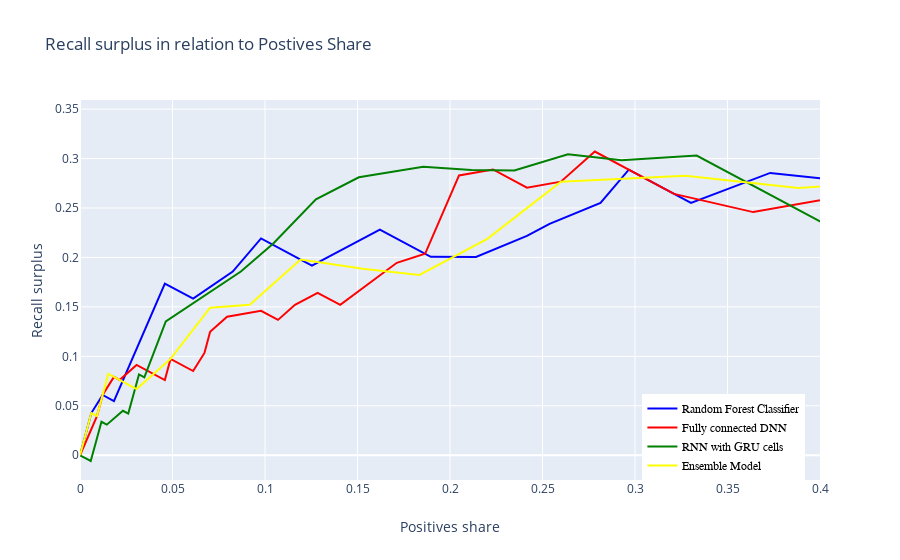

Notebook source saved alongside this figure:
### Code cell
trace0=go.Scatter(
            y=RF_pr_test.recall-RF_pr_test.positives_share,
            x=RF_pr_test.positives_share,
            mode='lines',
            marker=dict(
            color="blue",
            size=5,
            opacity=0.5
            ),
            name="Random Forest Classifier"
        )
    
    trace1=go.Scatter(
            y=DNN_test.recall-DNN_test.positives_share,
            x=DNN_test.positives_share,
            mode='lines',
            marker=dict(
            color="red",
            size=5,
            opacity=0.5
            ),
            name="Fully connected DNN"
        )
    
    trace2=go.Scatter(
            y=gru_pr_test.recall-gru_pr_test.positives_share,
            x=gru_pr_test.positives_share,
            mode='lines',
            marker=dict(
            color="green",
            size=5,
            opacity=0.5
            ),
            name="RNN with GRU cells"
        )

    trace3=go.Scatter(
            y=Ensemble_pr_test.recall-Ensemble_pr_test.positives_share,
            x=Ensemble_pr_test.positives_share,
            mode='lines',
            marker=dict(
            color="yellow",
            size=5,
            opacity=0.5
            ),
            name="Ensemble Model"
        )

    



    data=[trace0, trace1,trace2,trace3]
    figure=go.Figure(
        data=data,
        layout=go.Layout(
            title="Recall surplus in relation to Postives Share",
            yaxis=dict(title="Recall surplus"),
            xaxis=dict(title="Positives share", range=[0,0.4]),
            legend=dict(
                x=0.76,
                y=0,
                traceorder="normal",
                font=dict(
                    family="sans-serif",
                    size=12,
                    color="black"
                ),
            bgcolor=None


        )))
    iplot(figure)

### Figure 1 — Plotly figure (JSON) as saved in the notebook; plotly's stock layout.template omitted (floating-point values rounded to 4 significant figures)
{"data": [{"marker": {"color": "blue", "opacity": 0.5, "size": 5}, "mode": "lines", "name": "Random Forest Classifier", "type": "scatter", "x": [1, 1, 1, 1, 1, 1, 1, 1, 1, 1, 1, 1, 1, 1, 1, 1, 1, 1, 1, 1, 1, 1, 1, 1, 1, 1, 1, 1, 1, 1, 1, 1, 1, 1, 1, 1, 0.9939, 0.9113, 0.7095, 0.6453, 0.5657, 0.5321, 0.4893, 0.4404, 0.4312, 0.4037, 0.3731, 0.3303, 0.2966, 0.2813, 0.2538, 0.2416, 0.2141, 0.1896, 0.1621, 0.1498, 0.1254, 0.1193, 0.09786, 0.08257, 0.06116, 0.04587, 0.0367, 0.01835, 0.01223, 0.006116, 0.006116, 0.006116, 0.006116, 0.003058, 0.003058, 0, 0, 0, 0, 0, 0, 0, 0, 0, 0, 0, 0, 0, 0, 0, 0, 0, 0, 0, 0, 0, 0, 0, 0, 0, 0, 0, 0, 0], "y": [0, 0, 0, 0, 0, 0, 0, 0, 0, 0, 0, 0, 0, 0, 0, 0, 0, 0, 0, 0, 0, 0, 0, 0, 0, 0, 0, 0, 0, 0, 0, 0, 0, 0, 0, 0, 0.006116, 0.06429, 0.193, 0.2572, 0.2879, 0.2972, 0.34, 0.3157, 0.3249, 0.2793, 0.2854, 0.2551, 0.2887, 0.2552, 0.234, 0.2218, 0.2006, 0.2006, 0.2282, 0.216, 0.1917, 0.1978, 0.2192, 0.1857, 0.1584, 0.1736, 0.134, 0.05482, 0.06094, 0.04266, 0.04266, 0.04266, 0.04266, 0.02133, 0.02133, 0, 0, 0, 0, 0, 0, 0, 0, 0, 0, 0, 0, 0, 0, 0, 0, 0, 0, 0, 0, 0, 0, 0, 0, 0, 0, 0, 0, 0]}, {"marker": {"color": "red", "opacity": 0.5, "size": 5}, "mode": "lines", "name": "Fully connected DNN", "type": "scatter", "x": [1, 0.9908, 0.9817, 0.9602, 0.9174, 0.8532, 0.737, 0.6239, 0.5138, 0.4373, 0.3639, 0.3211, 0.2936, 0.2783, 0.2599, 0.2416, 0.2232, 0.2049, 0.1865, 0.1713, 0.1407, 0.1284, 0.1162, 0.107, 0.09786, 0.07951, 0.07034, 0.06728, 0.06116, 0.05505, 0.05199, 0.04893, 0.04587, 0.04281, 0.03058, 0.02141, 0.02141, 0.02141, 0.02141, 0.01835, 0.01223, 0.01223, 0.009174, 0, 0, 0, 0, 0, 0, 0, 0, 0, 0, 0, 0, 0, 0, 0, 0, 0, 0, 0, 0, 0, 0, 0, 0, 0, 0, 0, 0, 0, 0, 0, 0, 0, 0, 0, 0, 0, 0, 0, 0, 0, 0, 0, 0, 0, 0, 0, 0, 0, 0, 0, 0, 0, 0, 0, 0, 0], "y": [0, 0.009174, 0.01835, 0.03976, 0.03379, 0.07362, 0.141, 0.2542, 0.2667, 0.27, 0.2458, 0.2643, 0.2918, 0.3071, 0.2766, 0.2706, 0.289, 0.2829, 0.2037, 0.1946, 0.152, 0.1642, 0.1521, 0.1369, 0.146, 0.14, 0.1248, 0.1035, 0.08518, 0.0913, 0.09435, 0.09741, 0.07608, 0.07914, 0.09137, 0.07615, 0.07615, 0.07615, 0.07615, 0.07921, 0.06094, 0.06094, 0.03961, 0, 0, 0, 0, 0, 0, 0, 0, 0, 0, 0, 0, 0, 0, 0, 0, 0, 0, 0, 0, 0, 0, 0, 0, 0, 0, 0, 0, 0, 0, 0, 0, 0, 0, 0, 0, 0, 0, 0, 0, 0, 0, 0, 0, 0, 0, 0, 0, 0, 0, 0, 0, 0, 0, 0, 0, 0]}, {"marker": {"color": "green", "opacity": 0.5, "size": 5}, "mode": "lines", "name": "RNN with GRU cells", "type": "scatter", "x": [1, 1, 1, 1, 0.9971, 0.8957, 0.6464, 0.542, 0.4899, 0.4638, 0.4087, 0.3768, 0.3536, 0.3333, 0.2928, 0.2638, 0.2348, 0.2116, 0.1855, 0.1507, 0.1275, 0.1043, 0.08696, 0.06667, 0.04638, 0.03478, 0.03188, 0.02609, 0.02319, 0.01449, 0.01159, 0.008696, 0.008696, 0.008696, 0.008696, 0.005797, 0.005797, 0.005797, 0.005797, 0.002899, 0.002899, 0.002899, 0.002899, 0.002899, 0.002899, 0.002899, 0, 0, 0, 0, 0, 0, 0, 0, 0, 0, 0, 0, 0, 0, 0, 0, 0, 0, 0, 0, 0, 0, 0, 0, 0, 0, 0, 0, 0, 0, 0, 0, 0, 0, 0, 0, 0, 0, 0, 0, 0, 0, 0, 0, 0, 0, 0, 0, 0, 0, 0, 0, 0, 0], "y": [0, 0, 0, 0, 0.002899, 0.05889, 0.1945, 0.2534, 0.2374, 0.2181, 0.2277, 0.2596, 0.2827, 0.303, 0.2982, 0.3044, 0.2879, 0.2884, 0.2918, 0.2811, 0.2588, 0.2138, 0.1858, 0.1606, 0.1354, 0.07885, 0.08175, 0.04209, 0.04499, 0.03096, 0.03386, 0.01403, 0.01403, 0.01403, 0.01403, -0.005797, -0.005797, -0.005797, -0.005797, -0.002899, -0.002899, -0.002899, -0.002899, -0.002899, -0.002899, -0.002899, 0, 0, 0, 0, 0, 0, 0, 0, 0, 0, 0, 0, 0, 0, 0, 0, 0, 0, 0, 0, 0, 0, 0, 0, 0, 0, 0, 0, 0, 0, 0, 0, 0, 0, 0, 0, 0, 0, 0, 0, 0, 0, 0, 0, 0, 0, 0, 0, 0, 0, 0, 0, 0, 0]}, {"marker": {"color": "yellow", "opacity": 0.5, "size": 5}, "mode": "lines", "name": "Ensemble Model", "type": "scatter", "x": [1, 1, 1, 1, 1, 1, 1, 1, 1, 1, 1, 1, 1, 1, 1, 1, 1, 1, 1, 1, 1, 1, 1, 1, 1, 1, 1, 1, 1, 0.9969, 0.9939, 0.9541, 0.7064, 0.5566, 0.4526, 0.3884, 0.3272, 0.2599, 0.2202, 0.1835, 0.1529, 0.1193, 0.09174, 0.07034, 0.04893, 0.03976, 0.03058, 0.03058, 0.01835, 0.01529, 0.009174, 0.006116, 0.006116, 0.006116, 0.003058, 0.003058, 0.003058, 0.003058, 0.003058, 0.003058, 0, 0, 0, 0, 0, 0, 0, 0, 0, 0, 0, 0, 0, 0, 0, 0, 0, 0, 0, 0, 0, 0, 0, 0, 0, 0, 0, 0, 0, 0, 0, 0, 0, 0, 0, 0, 0, 0, 0, 0], "y": [0, 0, 0, 0, 0, 0, 0, 0, 0, 0, 0, 0, 0, 0, 0, 0, 0, 0, 0, 0, 0, 0, 0, 0, 0, 0, 0, 0, 0, 0.003058, 0.006116, 0.02148, 0.2204, 0.2727, 0.2791, 0.2702, 0.2825, 0.2766, 0.2188, 0.1824, 0.1886, 0.1978, 0.1522, 0.1492, 0.09741, 0.0822, 0.06698, 0.06698, 0.07921, 0.08227, 0.03961, 0.04266, 0.04266, 0.04266, 0.02133, 0.02133, 0.02133, 0.02133, 0.02133, 0.02133, 0, 0, 0, 0, 0, 0, 0, 0, 0, 0, 0, 0, 0, 0, 0, 0, 0, 0, 0, 0, 0, 0, 0, 0, 0, 0, 0, 0, 0, 0, 0, 0, 0, 0, 0, 0, 0, 0, 0, 0]}], "layout": {"legend": {"font": {"color": "black", "family": "sans-serif", "size": 12}, "traceorder": "normal", "x": 0.76, "y": 0}, "title": {"text": "Recall surplus in relation to Postives Share"}, "xaxis": {"range": [0, 0.4], "title": {"text": "Positives share"}}, "yaxis": {"title": {"text": "Recall surplus"}}}}
